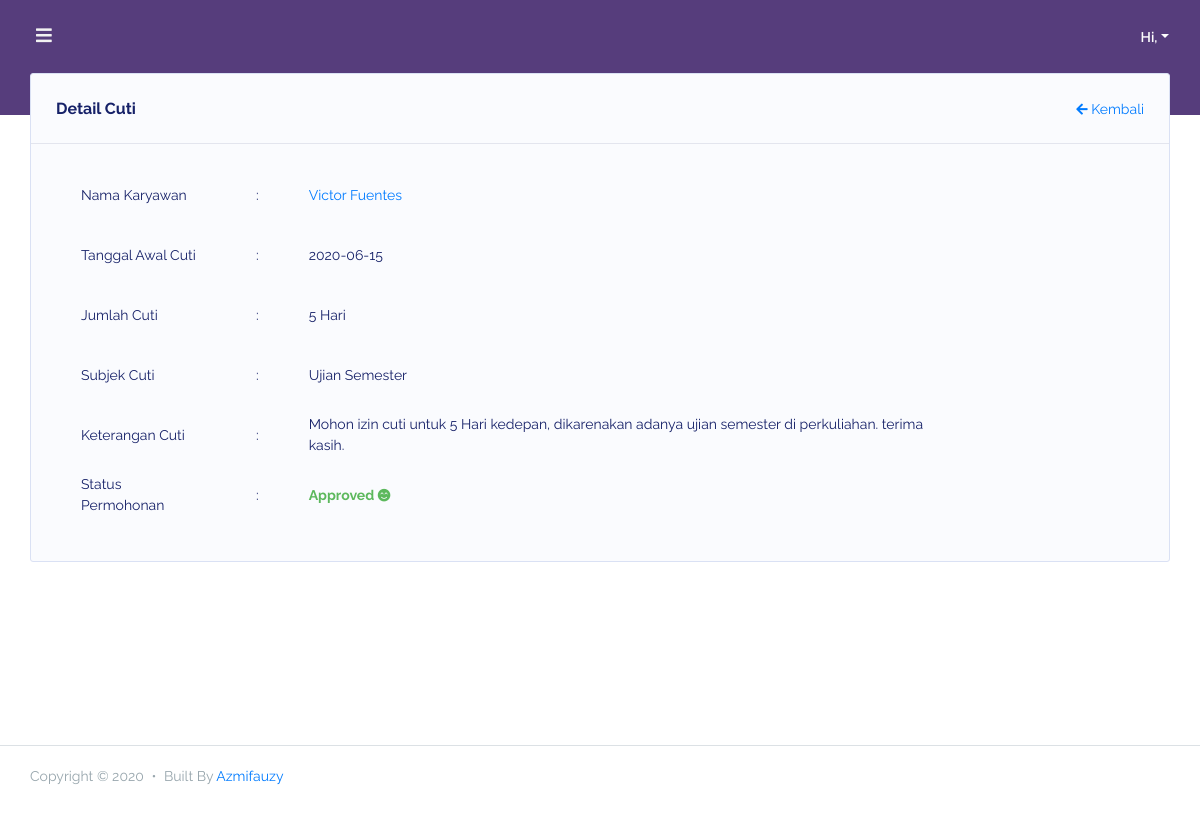
Screenshot of /cuti/detail/10 with the database file from the repository.
### tables this page shows
CREATE TABLE `karyawan` (
  `id` int(11) NOT NULL,
  `nik` varchar(20) NOT NULL,
  `nama` varchar(100) NOT NULL,
  `username` varchar(100) NOT NULL,
  `password` varchar(255) NOT NULL,
  `jabatan` varchar(20) NOT NULL,
  `status` varchar(20) NOT NULL,
  `jatah_cuti` int(11) NOT NULL,
  `tgl_masuk` date NOT NULL
);

CREATE TABLE `cuti` (
  `id` int(11) NOT NULL,
  `id_karyawan` int(11) NOT NULL,
  `tgl_awal_cuti` date NOT NULL,
  `jumlah_cuti` int(11) NOT NULL,
  `subjek_cuti` varchar(100) NOT NULL,
  `keterangan_cuti` varchar(200) NOT NULL,
  `status` varchar(20) NOT NULL
);

### application/controllers/Cuti.php (called while the page is built, shortened)
<?php
class Cuti extends CI_Controller {
	public function detail($id = "")
	{
		$data["title"] = "Detail Cuti";
		$data["cuti"] = $this->db->get_where('cuti', ["id" => $id])->row_array();
		$data["karyawan"] = $this->db->get_where('karyawan', ["id" => $data["cuti"]["id_karyawan"]])->row_array();
		$this->load->view('template/header', $data);
		$this->load->view('dashboard/cuti/detail', $data);
		$this->load->view('template/footer');
	}
}

### index.php (called while the page is built, shortened)
<?php
require_once BASEPATH.'core/CodeIgniter.php';

### application/views/dashboard/cuti/detail.php (the view, shortened to what this page needs)
<div class="main-content">
    <section class="section">
        <div class="section-body">
            <div class="card">
                <div class="card-header">
                    <h4>Detail Cuti</h4>
                    <span class="ml-auto">
                        <a href="<?= base_url('cuti') ?>"><i class="fas fa-arrow-left"></i> Kembali</a>
                    </span>
                </div>
                <div class="card-body table-responsive">
                    <div class="row">
                        <div class="col-md-12">
                        </div>
                    </div>
                    <div class="row">
                        <div class="col-md-10">
                            <form>
                                <table class="table">
                                    <tbody>
                                        <tr>
                                            <td>Nama Karyawan</td>
                                            <td>:</td>
                                            <td><a href="<?= base_url('karyawan/detail/') . $karyawan["id"] ?>"><?= $karyawan["nama"] ?></a></td>
                                        </tr>
                                        <tr>
                                            <td>Tanggal Awal Cuti</td>
                                            <td>:</td>
                                            <td><?= $cuti["tgl_awal_cuti"] ?></td>
                                        </tr>
                                        <tr>
                                            <td>Jumlah Cuti</td>
                                            <td>:</td>
                                            <td><?= $cuti["jumlah_cuti"] ?> Hari</td>
                                        </tr>
                                        <tr>
                                            <td>Subjek Cuti</td>
                                            <td>:</td>
                                            <td><?= $cuti["subjek_cuti"] ?></td>
                                        </tr>
                                        <tr>
                                            <td>Keterangan Cuti</td>
                                            <td>:</td>
                                            <td><?= $cuti["keterangan_cuti"] ?></td>
                                        </tr>
                                        <tr>
                                            <td>Status Permohonan</td>
                                            <td>:</td>
                                            <?php if ($cuti["status"] === "pending"): ?>
                                                <td class="font-weight-bold text-warning"><?= ucwords($cuti["status"]) ?></td>
                                            <?php else: ?>
                                                <td class="font-weight-bold text-success">
                                                    <?= ucwords($cuti["status"]) ?>
                                                    <i class="fas fa-smile-beam"></i>
                                                </td>
                                            <?php endif ?>
                                        </tr>
                                    </tbody>
                                </table>
                            </form>
                        </div>
                    </div>
                </div>
            </div>
        </div>
    </section>
</div>

### rows the page displays
karyawan: nama "Victor Fuentes"
cuti: tgl_awal_cuti "2020-06-15", jumlah_cuti "5", subjek_cuti "Ujian Semester", keterangan_cuti "Mohon izin cuti untuk 5 Hari kedepan, dikarenakan adanya ujian semester di perkuliahan. terima kasih.", status "Approved"
